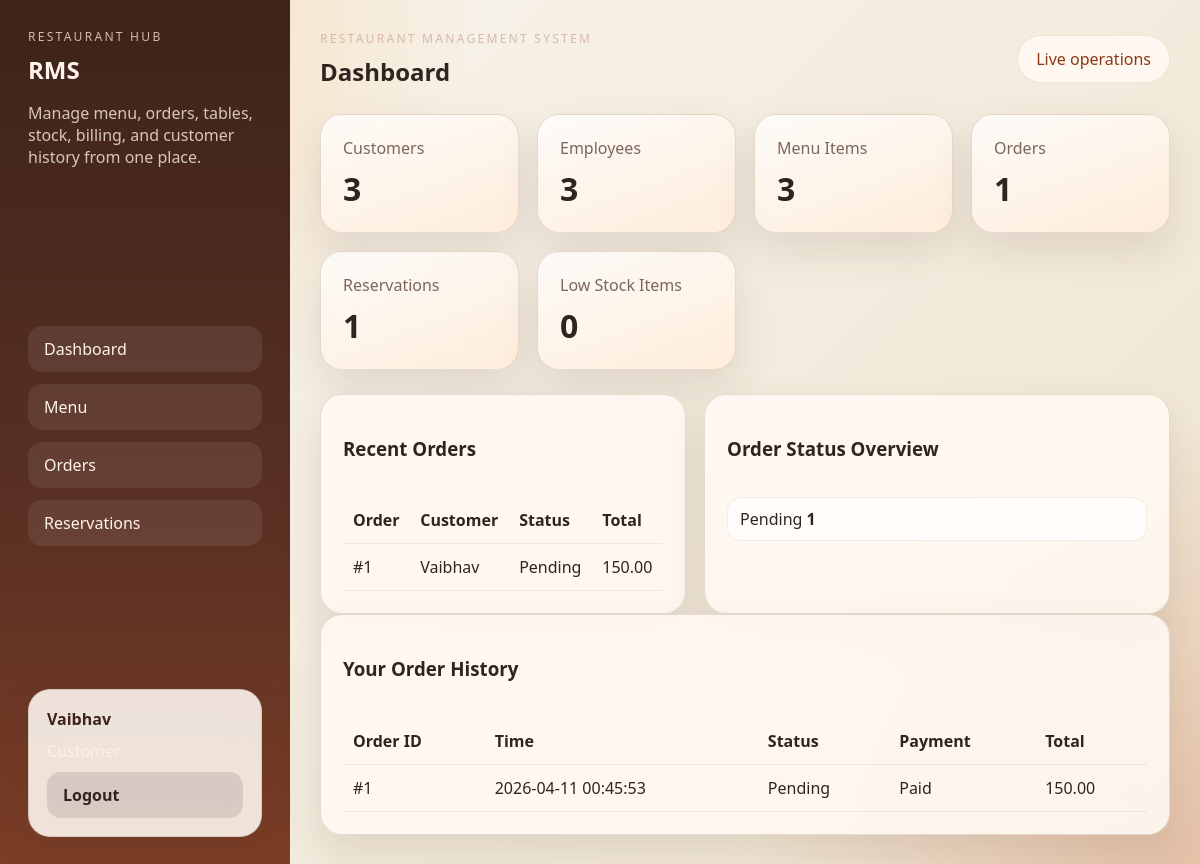
Screenshot of /dashboard (signed in) with the database file from the repository.
### tables this page shows
CREATE TABLE Customers (
    customer_id INTEGER PRIMARY KEY AUTOINCREMENT,
    name TEXT NOT NULL,
    phone TEXT NOT NULL UNIQUE,
    preferences TEXT
);

CREATE TABLE Orders (
    order_id INTEGER PRIMARY KEY AUTOINCREMENT,
    customer_id INTEGER NOT NULL,
    order_time TEXT NOT NULL,
    status TEXT NOT NULL CHECK (status IN ('Pending', 'Preparing', 'Served', 'Completed')),
    total_amount REAL NOT NULL CHECK (total_amount >= 0),
    FOREIGN KEY (customer_id) REFERENCES Customers(customer_id) ON DELETE RESTRICT ON UPDATE CASCADE
);

### app/routes.py (the view)
    @app.route("/dashboard")
    @login_required()
    def dashboard():
        db = get_db()
        summary, recent_orders, status_counts = get_dashboard_data(db)
        customer_history = []
        if session.get("role") == "Customer" and session.get("customer_id"):
            customer_history = get_customer_history(db, session["customer_id"])
        return render_template(
            "dashboard.html",
            summary=summary,
            recent_orders=recent_orders,
            status_counts=status_counts,
            customer_history=customer_history,
        )

### app/db.py (called while the page is built)
def init_app(app):
    Path(app.instance_path).mkdir(parents=True, exist_ok=True)
    @app.before_request
    def ensure_database():
        engine = current_app.config.get("DB_ENGINE", "sqlite").lower()
        if engine == "mysql":
            db = get_db()
            if not _mysql_has_customers_table(db):
                init_db()
                seed_admin_employee()
        else:
            db_path = Path(current_app.config["DATABASE"])
            if not db_path.exists():
                init_db()
                seed_admin_employee()

### app/routes.py (called while the page is built)
def login_required(roles=None):
    def decorator(view):
        @wraps(view)
        def wrapped_view(*args, **kwargs):
            current_role = session.get("role")
            if not current_role:
                flash("Please log in to continue.", "warning")
                return redirect(url_for("login"))
            if roles and current_role not in roles:
                flash("You do not have access to that page.", "danger")
                return redirect(url_for("dashboard"))
            return view(*args, **kwargs)
        return wrapped_view
    return decorator

def get_customer_history(db, customer_id):
    return db.execute(
        """
        SELECT Orders.order_id, Orders.order_time, Orders.status, Orders.total_amount,
               COALESCE(Payments.payment_status, 'Pending') AS payment_status
        FROM Orders
        LEFT JOIN Payments ON Orders.order_id = Payments.order_id
        WHERE Orders.customer_id = ?
        ORDER BY Orders.order_time DESC
        """,
        (customer_id,),
    ).fetchall()

### app/templates/dashboard.html (shortened to what this page needs)
{% extends "base.html" %}
{% block page_title %}Dashboard{% endblock %}
{% block content %}
<section class="cards-grid">
    <article class="stat-card"><span>Customers</span><strong>{{ summary.customers }}</strong></article>
    <article class="stat-card"><span>Employees</span><strong>{{ summary.employees }}</strong></article>
    <article class="stat-card"><span>Menu Items</span><strong>{{ summary.menu_items }}</strong></article>
    <article class="stat-card"><span>Orders</span><strong>{{ summary.orders }}</strong></article>
    <article class="stat-card"><span>Reservations</span><strong>{{ summary.reservations }}</strong></article>
    <article class="stat-card"><span>Low Stock Items</span><strong>{{ summary.inventory_low }}</strong></article>
</section>
<section class="content-grid">
    <div class="panel">
        <div class="panel-head">
            <h3>Recent Orders</h3>
        </div>
        <table>
            <thead>
                <tr>
                    <th>Order</th>
                    <th>Customer</th>
                    <th>Status</th>
                    <th>Total</th>
                </tr>
            </thead>
            <tbody>
                {% for order in recent_orders %}
                <tr>
                    <td>#{{ order.order_id }}</td>
                    <td>{{ order.customer_name or 'Walk-in' }}</td>
                    <td>{{ order.status }}</td>
                    <td>{{ "%.2f"|format(order.total_amount) }}</td>
                </tr>
                {% else %}
                <tr><td colspan="4">No recent orders yet.</td></tr>
                {% endfor %}
            </tbody>
        </table>
    </div>
    <div class="panel">
        <div class="panel-head">
            <h3>Order Status Overview</h3>
        </div>
        <div class="status-list">
            {% for row in status_counts %}
            <div class="status-item">
                <span>{{ row.status }}</span>
                <strong>{{ row.total }}</strong>
            </div>
            {% else %}
            <p>No order data available.</p>
            {% endfor %}
        </div>
    </div>
</section>
{% if session.get('role') == 'Customer' %}
<section class="panel">
    <div class="panel-head">
        <h3>Your Order History</h3>
    </div>
    <table>
        <thead>
            <tr>
                <th>Order ID</th>
                <th>Time</th>
                <th>Status</th>
                <th>Payment</th>
                <th>Total</th>
            </tr>
        </thead>
        <tbody>
            {% for order in customer_history %}
            <tr>
                <td>#{{ order.order_id }}</td>
                <td>{{ order.order_time }}</td>
                <td>{{ order.status }}</td>
                <td>{{ order.payment_status }}</td>
                <td>{{ "%.2f"|format(order.total_amount) }}</td>
            </tr>
            {% else %}
            <tr><td colspan="5">You have not placed any orders yet.</td></tr>
            {% endfor %}
        </tbody>
    </table>
</section>
{% endif %}
{% endblock %}

### app/templates/base.html (shortened to what this page needs)
<!DOCTYPE html>
<html lang="en">
<head>
    <link rel="stylesheet" href="{{ url_for('static', filename='css/style.css') }}">
</head>
<body>
    <div class="layout-shell">
        <aside class="sidebar">
            <div>
                <p class="eyebrow">Restaurant Hub</p>
                <h1>RMS</h1>
                <p class="sidebar-copy">Manage menu, orders, tables, stock, billing, and customer history from one place.</p>
            </div>
            <nav class="nav-links">
                <a href="{{ url_for('dashboard') }}">Dashboard</a>
                <a href="{{ url_for('menu_management') }}">Menu</a>
                <a href="{{ url_for('order_management') }}">Orders</a>
                <a href="{{ url_for('reservations') }}">Reservations</a>
            </nav>
            <div class="user-badge">
                <strong>{{ session.get('display_name', 'Guest') }}</strong>
                <span>{{ session.get('role', 'Visitor') }}</span>
                <a class="button secondary" href="{{ url_for('logout') }}">Logout</a>
            </div>
        </aside>
        <main class="main-content">
            <header class="topbar">
                <div>
                    <p class="eyebrow">Restaurant Management System</p>
                    <h2>{% block page_title %}Dashboard{% endblock %}</h2>
                </div>
                <div class="status-pill">Live operations</div>
            </header>
            {% block content %}{% endblock %}
        </main>
    </div>
</body>
</html>

### app/static/css/style.css (style rules this page uses)
:root { --bg: #f4efe6; --panel: rgba(255, 250, 243, 0.88); --panel-strong: #fffdf8; --text: #2f241f; --muted: #7b665c; --accent: #c65d32; --accent-dark: #8d3717; --green: #2f7d5f; --danger: #b9382f; --border: rgba(90, 55, 36, 0.15); --shadow: 0 18px 40px rgba(82, 50, 35, 0.12); --radius: 22px; }
* { box-sizing: border-box; }
body { margin: 0; font-family: "Segoe UI", Tahoma, Geneva, Verdana, sans-serif; background: radial-gradient(circle at top left, rgba(244, 185, 101, 0.45), transparent 32%), radial-gradient(circle at bottom right, rgba(198, 93, 50, 0.26), transparent 30%), linear-gradient(135deg, #f8f4ed, #efe4d0); color: var(--text); }
a { color: inherit; text-decoration: none; }
.layout-shell { min-height: 100vh; display: grid; grid-template-columns: 290px 1fr; }
.sidebar { padding: 28px; background: linear-gradient(180deg, #3d231a, #5a3023 60%, #7c3e26); color: #fff4ea; display: flex; flex-direction: column; justify-content: space-between; gap: 24px; }
.sidebar h1, .login-hero h1, .topbar h2 { margin: 0; }
.eyebrow { margin: 0 0 8px; text-transform: uppercase; letter-spacing: 0.18em; font-size: 0.76rem; color: #d8b9aa; }
.sidebar-copy, .user-badge span, .status-pill, .record-summary span, .login-hero p { color: rgba(255, 244, 234, 0.78); }
.nav-links { display: grid; gap: 12px; }
.nav-links a, .button { border-radius: 14px; padding: 12px 16px; transition: 0.2s ease; }
.nav-links a { background: rgba(255, 255, 255, 0.08); }
.user-badge, .panel, .stat-card, .login-card, .credential-card, .record-card { background: var(--panel); backdrop-filter: blur(14px); border: 1px solid var(--border); box-shadow: var(--shadow); }
.user-badge { padding: 18px; border-radius: var(--radius); display: grid; gap: 10px; color: #3d231a; }
.main-content { padding: 30px; }
.topbar { display: flex; justify-content: space-between; align-items: center; margin-bottom: 26px; }
.status-pill { background: #fff8f0; color: var(--accent-dark); padding: 12px 18px; border-radius: 999px; border: 1px solid rgba(198, 93, 50, 0.15); }
.cards-grid, .content-grid, .form-grid, .multi-item-grid { display: grid; gap: 18px; }
.cards-grid { grid-template-columns: repeat(auto-fit, minmax(160px, 1fr)); margin-bottom: 24px; }
.content-grid { grid-template-columns: 1.1fr 1.4fr; }
.panel, .stat-card, .login-card, .record-card { border-radius: var(--radius); padding: 22px; }
.stat-card { background: linear-gradient(160deg, rgba(255, 255, 255, 0.78), rgba(255, 237, 219, 0.92)); }
.stat-card span { display: block; color: var(--muted); margin-bottom: 8px; }
.stat-card strong { font-size: 2rem; }
.panel-head { display: flex; justify-content: space-between; align-items: center; margin-bottom: 18px; }
.button { border: none; cursor: pointer; background: linear-gradient(135deg, var(--accent), #de835b); color: white; font-weight: 700; }
.button.secondary { background: rgba(61, 35, 26, 0.12); color: var(--text); }
table { width: 100%; border-collapse: collapse; }
th, td { text-align: left; padding: 12px 10px; border-bottom: 1px solid rgba(77, 52, 37, 0.08); vertical-align: top; }
.record-summary, .status-list, .history-block ul, .simple-list, .tag-row { display: grid; gap: 10px; }
.status-item, .checkbox-card, .tag { padding: 10px 12px; border-radius: 14px; background: rgba(255, 255, 255, 0.65); border: 1px solid rgba(77, 52, 37, 0.08); }

### rows the page displays
Customers: get "Vaibhav"
Orders: order_id "1", name "Vaibhav", status "Pending", total_amount "150.00", total "1", order_time "2026-04-11 00:45:53", payment_status "Paid"

### other values shown
{{ summary.customers }} "3"
{{ summary.employees }} "3"
{{ summary.menu_items }} "3"
{{ summary.orders }} "1"
{{ summary.reservations }} "1"
{{ summary.inventory_low }} "0"
